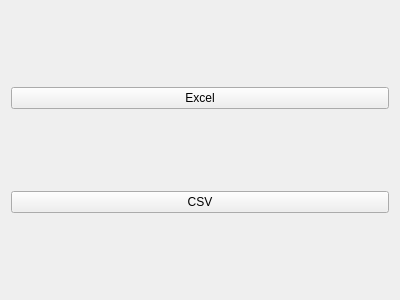
<?xml version="1.0" encoding="UTF-8"?>
<ui version="4.0">
 <class>Form</class>
 <widget class="QWidget" name="Form">
  <property name="geometry">
   <rect>
    <x>0</x>
    <y>0</y>
    <width>400</width>
    <height>300</height>
   </rect>
  </property>
  <property name="windowTitle">
   <string>Form</string>
  </property>
  <layout class="QVBoxLayout" name="verticalLayout">
   <item>
    <widget class="QPushButton" name="excel_processing">
     <property name="text">
      <string>Excel</string>
     </property>
    </widget>
   </item>
   <item>
    <widget class="QPushButton" name="csv_processing">
     <property name="text">
      <string>CSV</string>
     </property>
    </widget>
   </item>
  </layout>
 </widget>
 <resources/>
 <connections/>
</ui>
